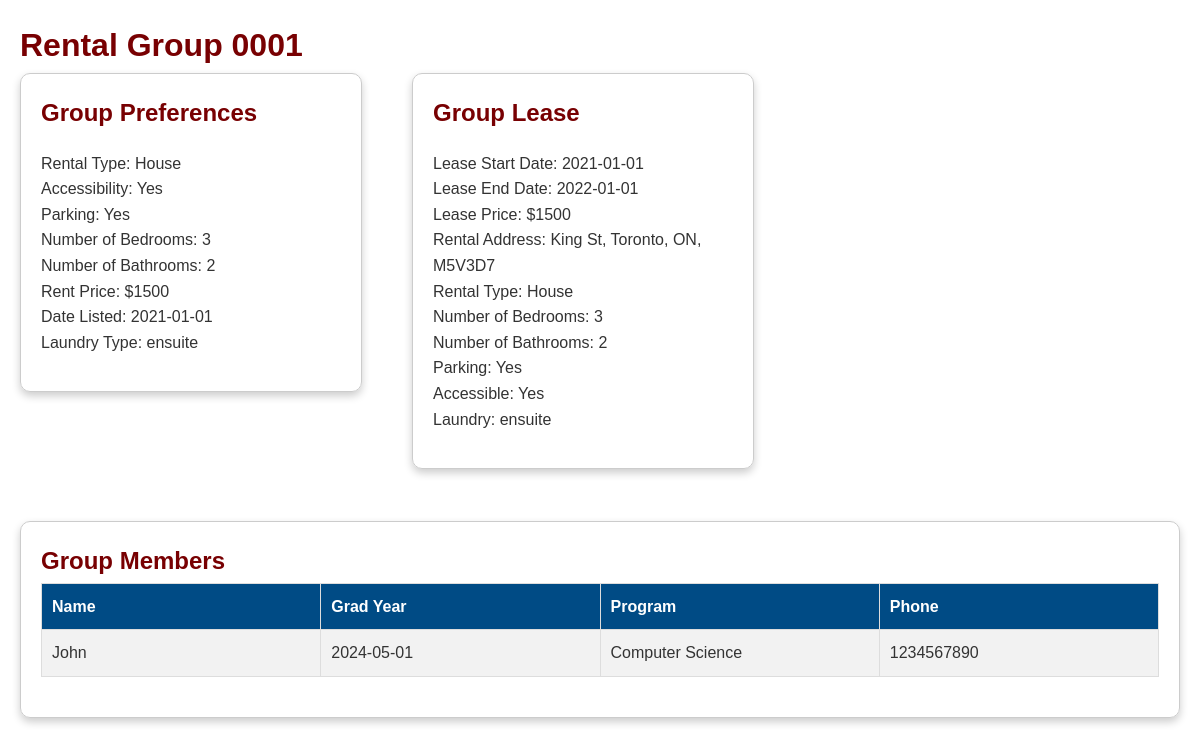
/pages/groupDetail.php?group_id=0001, run on the app's committed database.
### tables this page shows
create table rental_group (
	id char(4) not null,
	rental_type enum('House', 'Apartment', 'Room'),
	is_accessible boolean default FALSE,
    has_parking boolean default FALSE,
    num_bedrooms int,
    num_bathrooms int,
    rent_price float check (rent_price >= 0.0),
    date_listed date not null,
    laundry_type enum ('ensuite', 'shared') not null,
    primary key (id)
);

create table lease (
	rental_id int not null,
	rental_group_id char(4) not null,
	date_signed date not null,
	end_date date not null,
	rent_price float not null check (rent_price >= 0.0),
	primary key (rental_id, rental_group_id),
	foreign key (rental_id) references rental(id) on delete cascade,
	foreign key (rental_group_id) references rental_group(id) on delete cascade	
);

create table rental (
    id int not null auto_increment,
	rental_type enum ("House", "Apartment", "Room"),
    apt_num int,
    street varchar(255) not null,
    city varchar(255) not null,
    province char(2) not null,
    pc char(7) not null,
	num_bedrooms int not null,
    num_bathrooms int not null,
    laundry_type enum ('ensuite', 'shared'),
    has_parking boolean not null,
    is_accessible boolean default FALSE,
    rent float not null,
    date_listed date not null,
	primary key (id)
);

create table renter (
	person_id char(5) not null,
	rental_group_id char(4) not null,
	grad_year date not null,
	program varchar(255) not null,
	student_id char(7) not null,
	primary key (person_id),
	foreign key (person_id) references person(id) on delete cascade,
    foreign key (rental_group_id) references rental_group(id)
);

create table person (
	id char(5) not null,
    first_name varchar(60) not null,
    last_name varchar(60) not null,
    phone_num varchar(10) not null,
	primary key (id)
);

### functions.php (called while the page is built, shortened)
<?php
function getDatabaseConnection()
{
    $username = "root";
    $password = "";
    $dbname = "rentalDB";
    try {
        $servername = "localhost";
        $conn = new PDO("mysql:host=$servername;dbname=$dbname;charset=utf8mb4", $username, $password);
        $conn->setAttribute(PDO::ATTR_ERRMODE, PDO::ERRMODE_EXCEPTION);
        return $conn;
    } catch (PDOException $e) {
        echo "Connection failed: " . $e->getMessage();
        die();
    }
}
function fetchGroupbyID($id)
{
    $conn = getDatabaseConnection();
    $group = [];
    try {
        $sql = "SELECT * FROM rental_group WHERE id = :id";
        $stmt = $conn->prepare($sql);
        $stmt->execute(['id' => $id]);
        $group = $stmt->fetch(PDO::FETCH_ASSOC);
    } catch (PDOException $e) {
        echo "Error fetching group: " . $e->getMessage();
        die();
    }
    return $group;
}
function fetchGroupMembers($id)
{
    $conn = getDatabaseConnection();
    $members = [];
    try {
        $sql = "SELECT p.first_name, p.phone_num, r.grad_year, r.program FROM renter r INNER JOIN person p ON r.person_id = p.id WHERE r.rental_group_id = :id";
        $stmt = $conn->prepare($sql);
        $stmt->execute(['id' => $id]);
        $members = $stmt->fetchAll(PDO::FETCH_ASSOC);
    } catch (PDOException $e) {
        echo "Error fetching group members: " . $e->getMessage();
        die();
    }
    return $members;
}
function fetchRentalById($id)
{
    $conn = getDatabaseConnection();
    $rental = [];
    try {
        $sql = "SELECT * FROM rental WHERE id = :id";
        $stmt = $conn->prepare($sql);
        $stmt->execute(['id' => $id]);
        $rental = $stmt->fetch(PDO::FETCH_ASSOC);
    } catch (PDOException $e) {
        echo "Error fetching rental: " . $e->getMessage();
        die();
    }
    return $rental;
}
function fetchGroupLease($id)
{
    $conn = getDatabaseConnection();
    $lease = [];
    try {
        $sql = "SELECT * FROM lease WHERE rental_group_id = :id";
        $stmt = $conn->prepare($sql);
        $stmt->execute(['id' => $id]);
        $lease = $stmt->fetch(PDO::FETCH_ASSOC);
    } catch (PDOException $e) {
        echo "Error fetching group lease: " . $e->getMessage();
        die();
    }
    return $lease;
}
?>

### pages/groupDetail.php (the view, shortened to what this page needs)
<?php
require_once '../functions.php';
$group_id = isset($_GET['group_id']) ? $_GET['group_id'] : 'Not provided';
$group = fetchGroupbyID($group_id);
?>
<!DOCTYPE html>
<html lang="en">
<head>
    <link rel="stylesheet" type="text/css" href="../style.css">
</head>
<body style="display: flex; flex-direction: column; gap: 2px; align-items: start;">
    <h1>Rental Group
        <?php
        $group_id = isset($_GET['group_id']) ? $_GET['group_id'] : 'Not provided';
        echo htmlspecialchars($group_id);
        ?>
    </h1>
    <div style="display: flex; gap: 50px; justify-content: center; align-items: start">
        <div
            style="display: flex; flex-direction: column; gap: 2px; align-items: start; border: 1px solid #ccc; box-shadow: 0 4px 8px 0 rgba(0, 0, 0, 0.2); border-radius: 10px; padding: 20px; width: 300px; height: auto;">
            <h2>Group Preferences</h2>
            <p>
                <?php
                if (!empty($group)) {
                    echo 'Rental Type: ' . htmlspecialchars($group['rental_type']) . '<br>';
                    echo 'Accessibility: ' . ($group['is_accessible'] ? 'Yes' : 'No') . '<br>';
                    echo 'Parking: ' . ($group['has_parking'] ? 'Yes' : 'No') . '<br>';
                    echo 'Number of Bedrooms: ' . htmlspecialchars($group['num_bedrooms']) . '<br>';
                    echo 'Number of Bathrooms: ' . htmlspecialchars($group['num_bathrooms']) . '<br>';
                    echo 'Rent Price: $' . htmlspecialchars($group['rent_price']) . '<br>';
                    echo 'Date Listed: ' . htmlspecialchars($group['date_listed']) . '<br>';
                    echo 'Laundry Type: ' . htmlspecialchars($group['laundry_type']) . '<br>';
                } else {
                    echo 'Group not found';
                }
                ?>
            </p>
        </div>
        <div
            style="display: flex; flex-direction: column; gap: 2px; align-items: start; border: 1px solid #ccc; box-shadow: 0 4px 8px 0 rgba(0, 0, 0, 0.2); border-radius: 10px; padding: 20px; width: 300px; height: auto;">
            <h2>Group Lease</h2>
            <p>
                <?php
                $lease = fetchGroupLease($group_id);
                $rental = fetchRentalbyID($lease['rental_id']);
                if (!empty($lease)) {
                    echo 'Lease Start Date: ' . htmlspecialchars($lease['date_signed']) . '<br>';
                    echo 'Lease End Date: ' . htmlspecialchars($lease['end_date']) . '<br>';
                    echo 'Lease Price: $' . htmlspecialchars($lease['rent_price']) . '<br>';
                    echo 'Rental Address: ' . htmlspecialchars($rental['street']) . ', ' . htmlspecialchars($rental['city']) . ', ' . htmlspecialchars($rental['province']) . ', ' . htmlspecialchars($rental['pc']) . '<br>';
                    echo 'Rental Type: ' . htmlspecialchars($rental['rental_type']) . '<br>';
                    echo 'Number of Bedrooms: ' . htmlspecialchars($rental['num_bedrooms']) . '<br>';
                    echo 'Number of Bathrooms: ' . htmlspecialchars($rental['num_bathrooms']) . '<br>';
                    echo 'Parking: ' . ($rental['has_parking'] ? 'Yes' : 'No') . '<br>';
                    echo 'Accessible: ' . ($rental['is_accessible'] ? 'Yes' : 'No') . '<br>';
                    echo 'Laundry: ' . htmlspecialchars($rental['laundry_type']) . '<br>';
                } else {
                    echo 'Lease not found';
                }
                ?>
            </p>
        </div>
    </div>
    <div
        style="display: flex; flex-direction: column; margin-top: 50px; gap: 2px; align-items: start; border: 1px solid #ccc; box-shadow: 0 4px 8px 0 rgba(0, 0, 0, 0.2); border-radius: 10px; padding: 20px; width: auto; height: auto;">
        <h2>Group Members</h2>
        <table>
            <tr>
                <th>Name</th>
                <th>Grad Year</th>
                <th>Program</th>
                <th>Phone</th>
            </tr>
            <?php
            $members = fetchGroupMembers($group_id);
            if (!empty($members) && count($members) > 0) {
                foreach ($members as $member) {
                    echo '<tr>';
                    echo '<td>' . htmlspecialchars($member['first_name']) . '</td>';
                    echo '<td>' . htmlspecialchars($member['grad_year']) . '</td>';
                    echo '<td>' . htmlspecialchars($member['program']) . '</td>';
                    echo '<td>' . htmlspecialchars($member['phone_num']) . '</td>';
                    echo '</tr>';
                }
            } else {
                echo '<tr><td colspan="5">No members found</td></tr>';
            }
            ?>
        </table>
    </div>
</body>
</html>

### style.css (style rules this page uses)
body, h1, h2, table { margin: 0; padding: 0; border: 0; }
body { font-family: Arial, sans-serif; }
body { background-color: #fff; color: #333; line-height: 1.6; padding: 20px; }
h1, h2 { text-align: center; color: #780002; }
table { width: 100%; margin-bottom: 20px; border-collapse: collapse; table-layout: fixed; }
th, td { padding: 10px; border: 1px solid #ddd; text-align: left; word-wrap: break-word; }
th { background-color: #004b85; color: #fff; }
tr:nth-child(even) { background-color: #f2f2f2; }

### data on the page
rental_group: rental_type "House", num_bedrooms "3", num_bathrooms "2", rent_price "1500", date_listed "2021-01-01", laundry_type "ensuite"
lease: date_signed "2021-01-01", end_date "2022-01-01", rent_price "1500"
rental: street "King St", city "Toronto", province "ON", pc "M5V3D7", rental_type "House", num_bedrooms "3", num_bathrooms "2", laundry_type "ensuite"
renter: person_id.first_name "John", grad_year "2024-05-01", program "Computer Science", person_id.phone_num "1234567890"

### other printed values
$group_id "0001"
